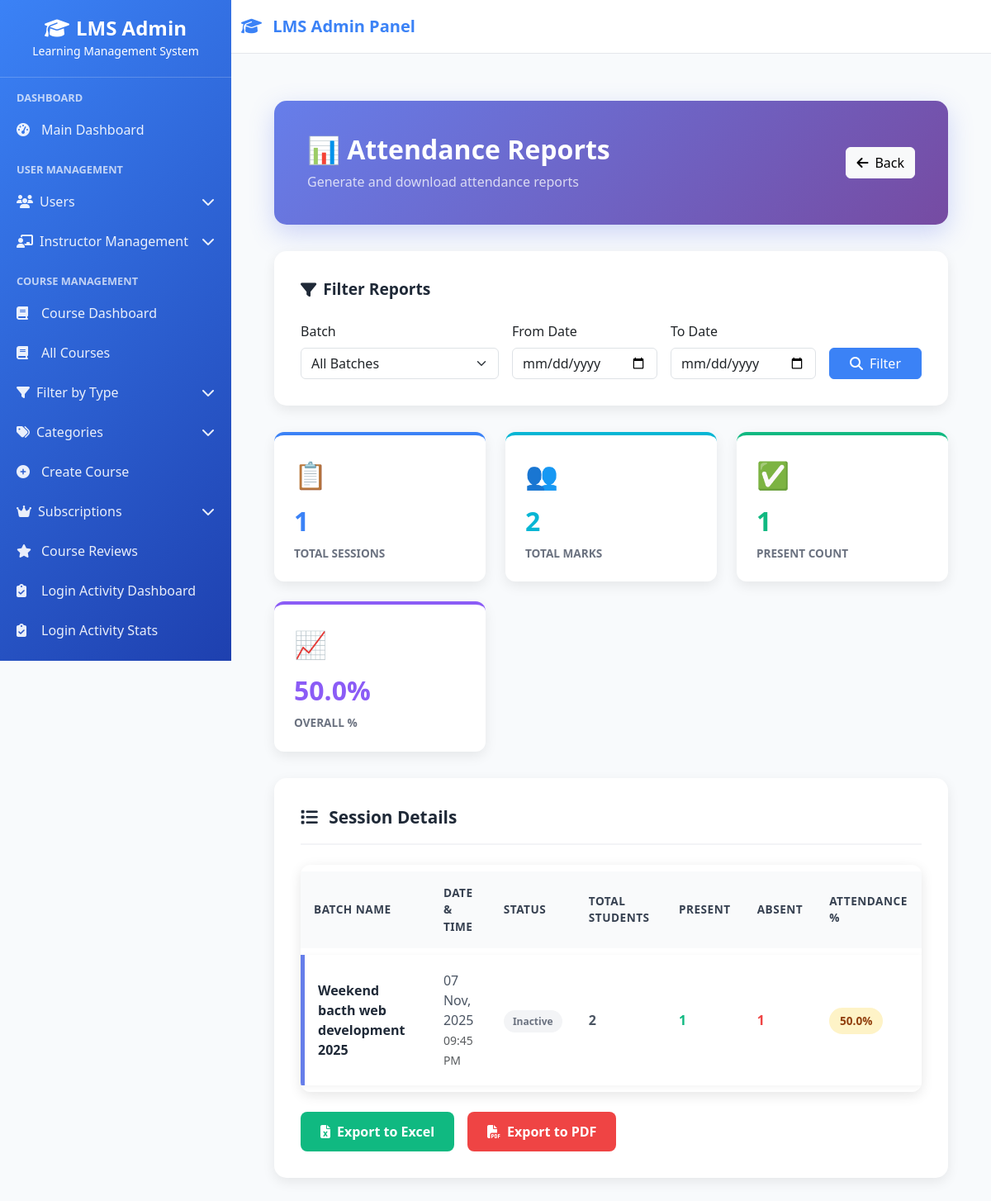
The app's page /attendance/reports/ (signed in) with its own data.
### attendance/models.py (models this page shows, shortened)
class AttendanceSession(models.Model):
    batch = models.ForeignKey(Batch, on_delete=models.CASCADE)
    start_time = models.DateTimeField(
        default=timezone.now,
        help_text="Session start time (with date and timezone)"
    )
    end_time = models.DateTimeField(
        null=True,
        blank=True,
        help_text="Session end time (with date and timezone)"
    )
    classroom_location = models.CharField(max_length=255, blank=True)
    latitude = models.FloatField()
    longitude = models.FloatField()
    qr_secret = models.CharField(max_length=255, unique=True)
    qr_code = models.ImageField(
        upload_to='attendance_qr_codes/',
        blank=True,
        null=True,
        help_text="Generated QR code image"
    )
    is_active = models.BooleanField(default=True)
    allowed_radius_meters = models.IntegerField(default=100)
    created_at = models.DateTimeField(auto_now_add=True)
    instructor = models.ForeignKey(
        settings.AUTH_USER_MODEL,
        on_delete=models.CASCADE,
        related_name='attendance_sessions',
        limit_choices_to=Q(role='instructor')
    )
    class Meta:
        ordering = ['-created_at']
    def get_stats(self):
        from django.db.models import Count, Q
        total_students = BatchEnrollment.objects.filter(
            batch=self.batch,
            is_active=True
        ).count()
        attendances = self.attendances.aggregate(
            total_marked=Count('id'),
            present_count=Count('id', filter=Q(is_present=True)),
            absent_count=Count('id', filter=Q(is_present=False)),
            late_count=Count('id', filter=Q(is_late=True)),
            qr_count=Count('id', filter=Q(marking_method='qr_scan')),
            manual_count=Count('id', filter=Q(marking_method='manual')),
        )
        attendance_percentage = (
            (attendances['present_count'] / total_students * 100)
            if total_students > 0 else 0
        )
        return {
            'total_students': total_students,
            'total_marked': attendances['total_marked'],
            'present_count': attendances['present_count'],
            'absent_count': attendances['absent_count'],
            'late_count': attendances['late_count'],
            'not_marked': total_students - attendances['total_marked'],
            'attendance_percentage': round(attendance_percentage, 2),
            'qr_count': attendances['qr_count'],
            'manual_count': attendances['manual_count'],
        }

### courses/models.py (models this page shows, shortened)
class Batch(models.Model):
    CONTENT_CHOICES = [
        ('fresh', 'Fresh Content (Empty)'),
        ('copy', 'Copy Course Content'),
    ]
    STATUS_CHOICES = [
        ('draft', 'Draft'),
        ('active', 'Active'),
        ('completed', 'Completed'),
    ]
    course = models.ForeignKey(Course, on_delete=models.CASCADE, related_name='batches')
    name = models.CharField(max_length=200)  # "Spring 2025", "Weekend Batch"
    code = models.CharField(max_length=50, unique=True, blank=True)  # Auto-generated
    content_type = models.CharField(max_length=10, choices=CONTENT_CHOICES, default='copy')
    start_date = models.DateField()
    end_date = models.DateField()
    max_students = models.PositiveIntegerField(default=30)
    instructor = models.ForeignKey(
        User, on_delete=models.CASCADE,
        limit_choices_to={'role': 'instructor'}
    )
    status = models.CharField(max_length=20, choices=STATUS_CHOICES, default='draft')
    is_active = models.BooleanField(default=True)
    created_at = models.DateTimeField(auto_now_add=True)
    created_by = models.ForeignKey(
        User, on_delete=models.SET_NULL, null=True,
        related_name='created_batches'  # <-- Yeh add karo
    )
    DELIVERY_MODE_CHOICES = [
        ('online', 'Online'),
        ('offline', 'Offline'),
        ('hybrid', 'Hybrid'),
    ]
    delivery_mode = models.CharField(
        max_length=20,
        choices=DELIVERY_MODE_CHOICES,
        default='online'
    )
    classroom_location = models.CharField(max_length=200, blank=True)
    building_name = models.CharField(max_length=100, blank=True)
    floor_number = models.CharField(max_length=10, blank=True)
    classroom_capacity = models.IntegerField(default=30)
    latitude = models.DecimalField(max_digits=9, decimal_places=6, null=True, blank=True)
    longitude = models.DecimalField(max_digits=9, decimal_places=6, null=True, blank=True)
    attendance_radius_meters = models.IntegerField(
        default=50,
        help_text="Allowed distance for marking attendance"
    )
    class Meta:
        ordering = ['-created_at']
    class Meta:
        ordering = ['-created_at']

### attendance/views.py (the view)
# urls.py: path('reports/', views.attendance_reports, name='attendance_reports'),
@login_required
def attendance_reports(request):
    if request.user.role not in ['instructor', 'superadmin']:
        messages.error(request, 'Access denied!')
        return redirect(get_dashboard_url(request.user))
    batch_id = request.GET.get('batch')
    date_from = request.GET.get('date_from')
    date_to = request.GET.get('date_to')
    if request.user.role == 'superadmin':
        sessions = AttendanceSession.objects.all()
        batches = Batch.objects.filter(is_active=True)
        base_template = 'base.html'
    else:
        sessions = AttendanceSession.objects.filter(batch__instructor=request.user)
        batches = Batch.objects.filter(instructor=request.user, is_active=True)
        base_template = 'instructor_base.html'
    if batch_id:
        sessions = sessions.filter(batch_id=batch_id)
    if date_from:
        sessions = sessions.filter(start_time__date__gte=date_from)
    if date_to:
        sessions = sessions.filter(start_time__date__lte=date_to)
    sessions = sessions.select_related('batch').order_by('-start_time')
    total_sessions = sessions.count()
    total_attendances = Attendance.objects.filter(session__in=sessions).count()
    present_count = Attendance.objects.filter(session__in=sessions, is_present=True).count()
    overall_percentage = round((present_count / total_attendances * 100), 2) if total_attendances > 0 else 0
    context = {
        'sessions': sessions,
        'batches': batches,
        'total_sessions': total_sessions,
        'total_attendances': total_attendances,
        'present_count': present_count,
        'overall_percentage': overall_percentage,
        'selected_batch': batch_id,
        'date_from': date_from,
        'date_to': date_to,
        'page_title': 'Attendance Reports',
        'base_template': base_template  # ✅ Add this
    }
    return render(request, 'attendance/attendance_reports.html', context)

### attendance/templates/attendance/attendance_reports.html (shortened to what this page needs)
{% extends base_template %}
{% load static %}
{% block content %}
<div class="reports-container">
    <div class="reports-header">
        <div class="d-flex justify-content-between align-items-center">
            <div>
                <h1>📊 Attendance Reports</h1>
                <p class="mb-0 opacity-75">Generate and download attendance reports</p>
            </div>
            <div>
                {% if request.user.role == 'superadmin' %}
                    <a href="{% url 'admin_dashboard' %}" class="btn btn-light">
                        <i class="fas fa-arrow-left me-2"></i>Back
                    </a>
                {% else %}
                    <a href="{% url 'instructor_dashboard' %}" class="btn btn-light">
                        <i class="fas fa-arrow-left me-2"></i>Back
                    </a>
                {% endif %}
            </div>
        </div>
    </div>
    <div class="filter-card">
        <div class="filter-title">
            <i class="fas fa-filter"></i>
            Filter Reports
        </div>
        <form method="get" action="">
            <div class="row g-3">
                <div class="col-md-4">
                    <label class="form-label">Batch</label>
                    <select name="batch" class="form-select">
                        <option value="">All Batches</option>
                    </select>
                </div>
                <div class="col-md-3">
                    <label class="form-label">From Date</label>
                    <input type="date" name="date_from" class="form-control" value="{{ date_from }}">
                </div>
                <div class="col-md-3">
                    <label class="form-label">To Date</label>
                    <input type="date" name="date_to" class="form-control" value="{{ date_to }}">
                </div>
                <div class="col-md-2">
                    <label class="form-label">&nbsp;</label>
                    <button type="submit" class="btn btn-primary w-100">
                        <i class="fas fa-search me-2"></i>Filter
                    </button>
                </div>
            </div>
        </form>
    </div>
    <div class="stats-grid">
        <div class="stat-card primary">
            <div class="stat-icon">📋</div>
            <div class="stat-value">{{ total_sessions }}</div>
            <div class="stat-label">Total Sessions</div>
        </div>
        <div class="stat-card info">
            <div class="stat-icon">👥</div>
            <div class="stat-value">{{ total_attendances }}</div>
            <div class="stat-label">Total Marks</div>
        </div>
        <div class="stat-card success">
            <div class="stat-icon">✅</div>
            <div class="stat-value">{{ present_count }}</div>
            <div class="stat-label">Present Count</div>
        </div>
        <div class="stat-card purple">
            <div class="stat-icon">📈</div>
            <div class="stat-value">{{ overall_percentage }}%</div>
            <div class="stat-label">Overall %</div>
        </div>
    </div>
    <div class="sessions-card">
        <div class="section-title">
            <i class="fas fa-list me-2"></i>
            Session Details
        </div>
        {% if sessions %}
        <div class="table-responsive">
            <table class="sessions-table">
                <thead>
                    <tr>
                        <th>Batch Name</th>
                        <th>Date & Time</th>
                        <th>Status</th>
                        <th>Total Students</th>
                        <th>Present</th>
                        <th>Absent</th>
                        <th>Attendance %</th>
                    </tr>
                </thead>
                <tbody>
                    {% for session in sessions %}
                    {% with stats=session.get_stats %}
                    <tr>
                        <td>{{ session.batch.name }}</td>
                        <td>
                            <div>{{ session.start_time|date:"d M, Y" }}</div>
                            <small class="text-muted">
                                {{ session.start_time|time:"h:i A" }}
                            </small>
                        </td>
                        <td>
                            {% if session.is_active %}
                                <span class="status-badge status-active">Active</span>
                            {% else %}
                                <span class="status-badge status-inactive">Inactive</span>
                            {% endif %}
                        </td>
                        <td><strong>{{ stats.total_students }}</strong></td>
                        <td style="color: #10b981;"><strong>{{ stats.present_count }}</strong></td>
                        <td style="color: #ef4444;"><strong>{{ stats.absent_count }}</strong></td>
                        <td>
                            {% with percentage=stats.attendance_percentage %}
                                {% if percentage >= 75 %}
                                    <span class="percentage-badge badge-excellent">{{ percentage }}%</span>
                                {% elif percentage >= 60 %}
                                    <span class="percentage-badge badge-good">{{ percentage }}%</span>
                                {% elif percentage >= 40 %}
                                    <span class="percentage-badge badge-average">{{ percentage }}%</span>
                                {% else %}
                                    <span class="percentage-badge badge-poor">{{ percentage }}%</span>
                                {% endif %}
                            {% endwith %}
                        </td>
                    </tr>
                    {% endwith %}
                    {% endfor %}
                </tbody>
            </table>
        </div>
        <div class="export-buttons">
            <a href="#" class="export-btn excel">
                <i class="fas fa-file-excel"></i>
                Export to Excel
            </a>
            <a href="#" class="export-btn pdf">
                <i class="fas fa-file-pdf"></i>
                Export to PDF
            </a>
        </div>
        {% else %}
        <div class="empty-state">
            <div class="empty-icon">📊</div>
            <div class="empty-title">No Sessions Found</div>
            <div class="empty-text">Try adjusting your filters or create a new session</div>
        </div>
        {% endif %}
    </div>
</div>
{% endblock %}

### records on screen
AttendanceSession: batch.name "Weekend bacth web development 2025", start_time "07 Nov, 2025", start_time "09:45 PM", is_active "Inactive", get_stats.total_students "2", get_stats.present_count "1", get_stats.absent_count "1", percentage "50.0"

### other values on screen
{{ total_sessions }} "1"
{{ total_attendances }} "2"
{{ present_count }} "1"
{{ overall_percentage }} "50.0"
